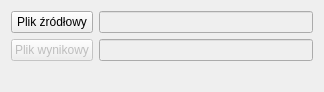
<?xml version="1.0" encoding="UTF-8"?>
<ui version="4.0">
 <class>MainWindow</class>
 <widget class="QMainWindow" name="MainWindow">
  <property name="geometry">
   <rect>
    <x>0</x>
    <y>0</y>
    <width>324</width>
    <height>89</height>
   </rect>
  </property>
  <property name="windowTitle">
   <string>ZMT Dokumentacja Altium</string>
  </property>
  <property name="windowIcon">
   <iconset resource="resource.qrc">
    <normaloff>:/resource/zmt.ico</normaloff>:/resource/zmt.ico</iconset>
  </property>
  <widget class="QWidget" name="centralWidget">
   <layout class="QGridLayout" name="gridLayout_3">
    <item row="1" column="0" colspan="3">
     <layout class="QGridLayout" name="gridLayout">
      <item row="1" column="1">
       <widget class="QLineEdit" name="save_file_line">
        <property name="enabled">
         <bool>false</bool>
        </property>
       </widget>
      </item>
      <item row="0" column="1">
       <widget class="QLineEdit" name="open_file_line">
        <property name="enabled">
         <bool>false</bool>
        </property>
       </widget>
      </item>
      <item row="1" column="0">
       <widget class="QPushButton" name="save_file">
        <property name="enabled">
         <bool>false</bool>
        </property>
        <property name="text">
         <string>Plik wynikowy</string>
        </property>
       </widget>
      </item>
      <item row="0" column="0">
       <widget class="QPushButton" name="open_file">
        <property name="text">
         <string>Plik źródłowy</string>
        </property>
       </widget>
      </item>
     </layout>
    </item>
    <item row="3" column="0" colspan="3">
     <widget class="QLabel" name="image">
      <property name="text">
       <string/>
      </property>
     </widget>
    </item>
   </layout>
  </widget>
 </widget>
 <layoutdefault spacing="6" margin="11"/>
 <resources>
  <include location="resource.qrc"/>
 </resources>
 <connections/>
</ui>
